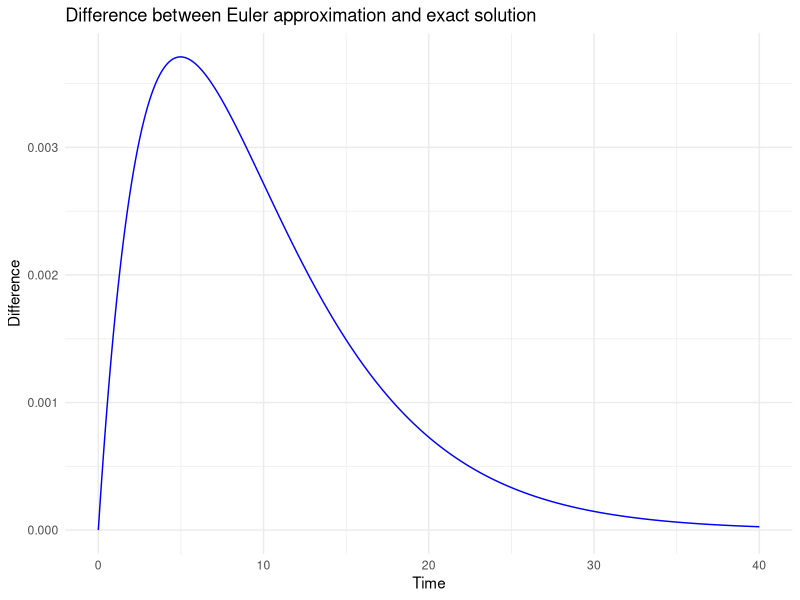
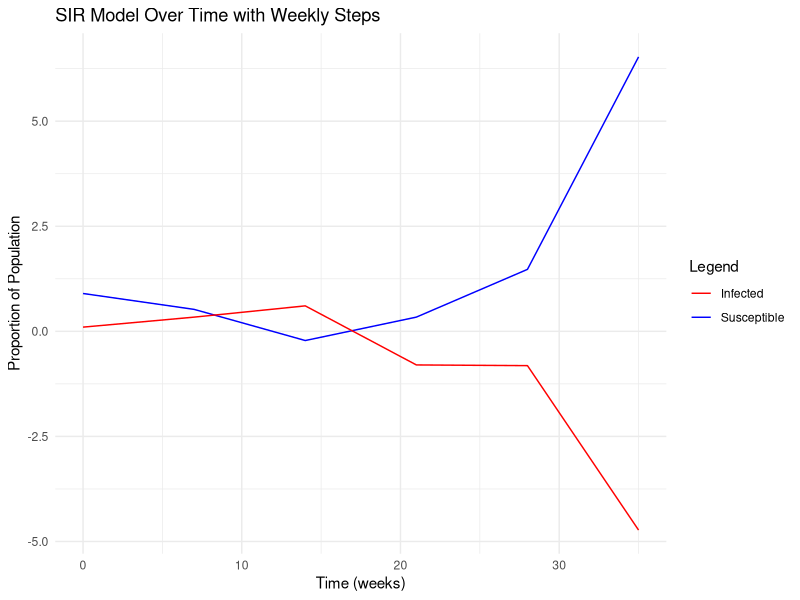
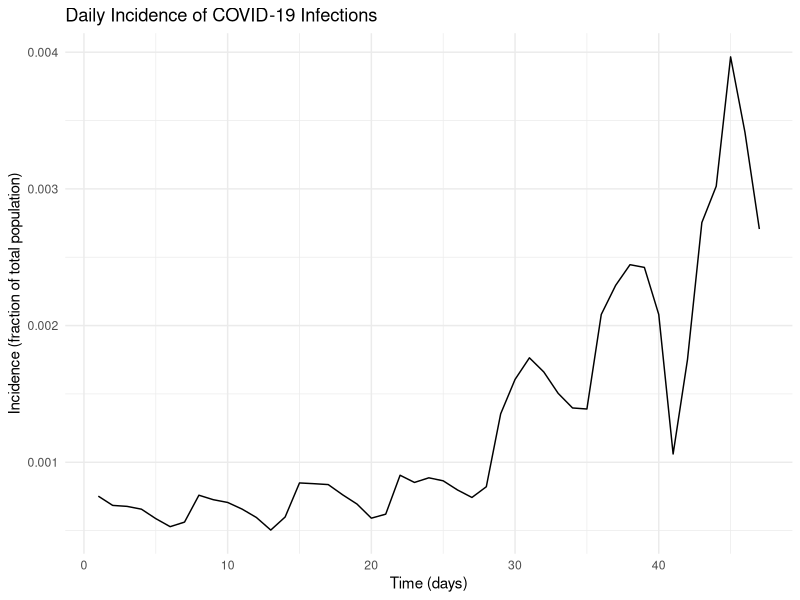
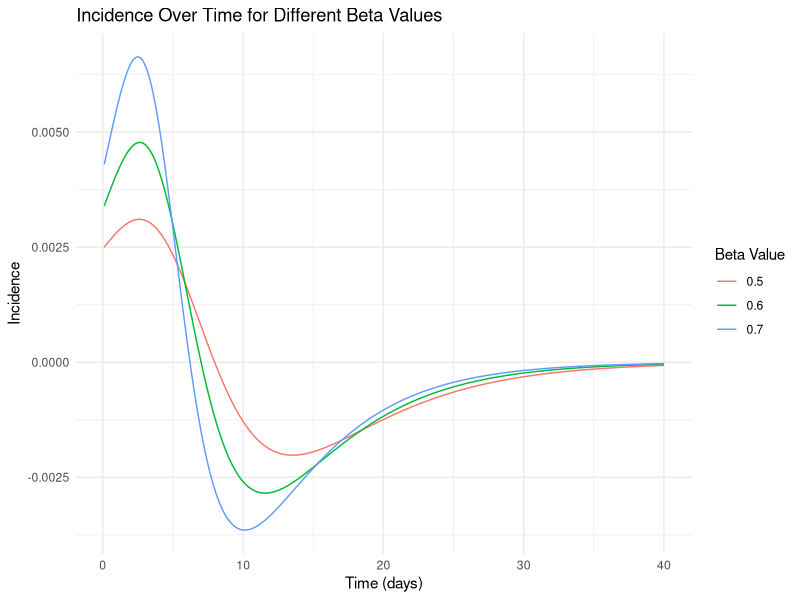
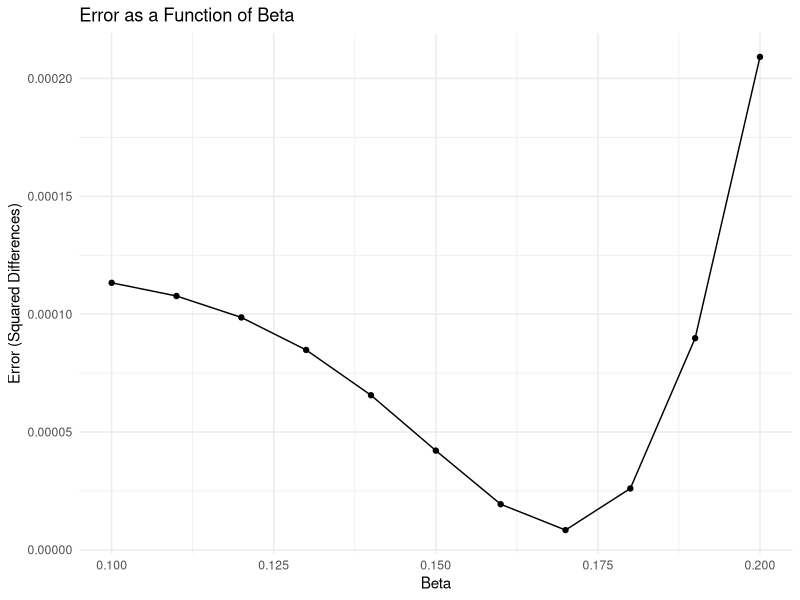
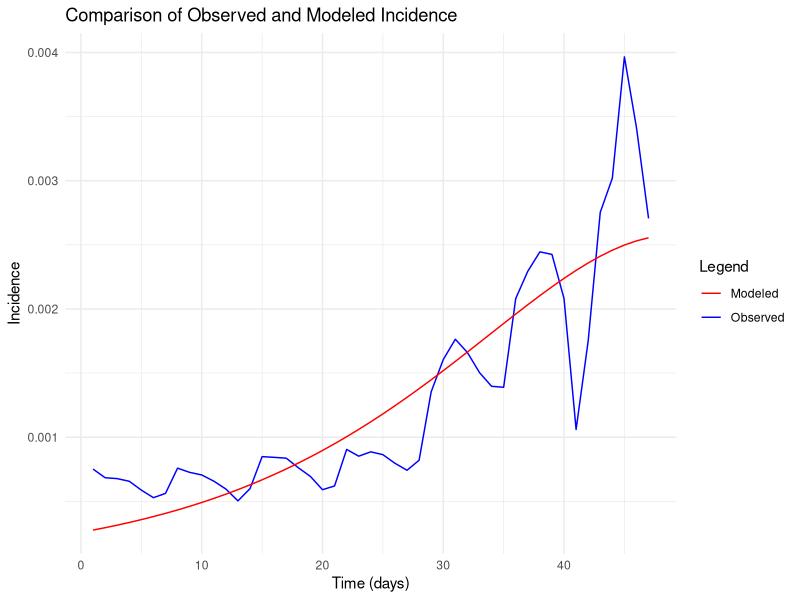
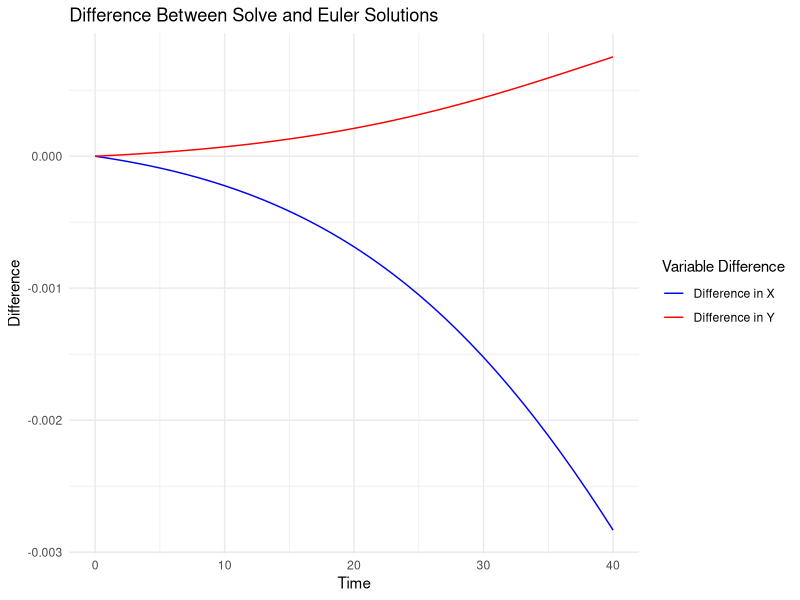
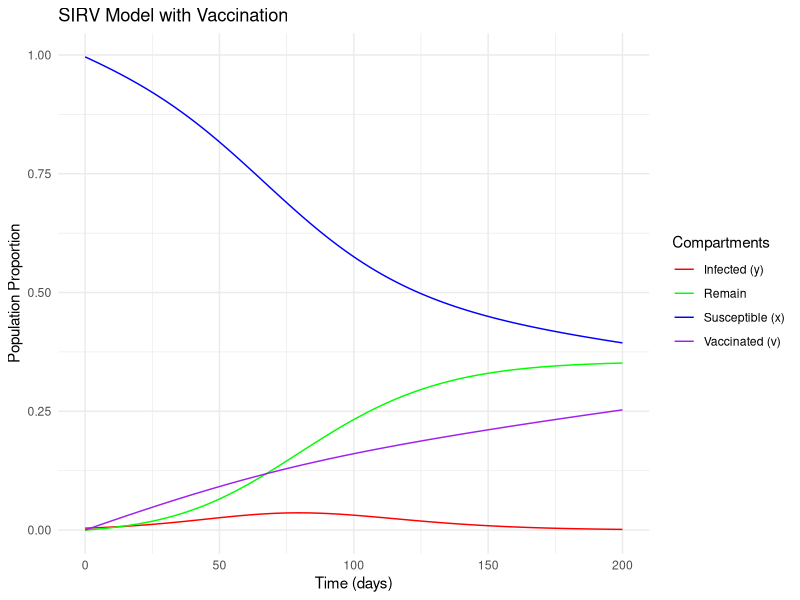

Write R code to recreate these figures, in order.
## ---- chunk 1
euler <- function(beta, gamma, x0, y0, T, h) {
  # Initialize time sequence from 0 to T with step h
  times <- seq(0, T, by = h)
  n <- length(times)
  
  # Initialize vectors
  x <- numeric(n)
  y <- numeric(n)
  
  # Initialise values
  x[1] <- x0
  y[1] <- y0
  
  # Update x & y
  for (i in 1:(n-1)) {
    x[i+1] <- x[i] - beta * x[i] * y[i] * h
    y[i+1] <- y[i] + (beta * x[i] * y[i] - gamma * y[i]) * h
  }
  
  # dataframe stores time, susceptible and infected fractions
  result <- data.frame(t = times, S = x, I = y)
  return(result)
}
result <- euler(beta = 0.6, gamma = 0.2, x0 = 0.9, y0 = 0.1, T = 40, h = 0.1)
head(result)

## ---- chunk 2
#| warning: false
library(ggplot2)
library(purrr)
library(dplyr)

# Calculate the result of euler function
result <- euler(beta = 0.6, gamma = 0.2, x0 = 0, y0 = 1, T = 40, h = 0.1)
gamma <- 0.2

# Calculate exact column
result$exact <- exp(-gamma*result$t)

# Calculate difference of exact and euler method
result$difference <- abs(result$I - result$exact)

# Plot the difference between the Euler method and the exact solution
ggplot(result, aes(x = t, y = difference)) +
  geom_line(color = "blue") +
  labs(title = "Difference between Euler approximation and exact solution",
       x = "Time",
       y = "Difference") +
  theme_minimal()
## ---- chunk 3
# Execute the SIR model
result_weekly <- euler(beta = 0.6, gamma = 0.2, x0 = 0.9, y0 = 0.1, T = 40, h = 7)

# Generate a plot that displays the time evolution of susceptible and infectious groups.
ggplot(result_weekly, aes(x = t)) +
  geom_line(aes(y = S, color = "Susceptible")) +
  geom_line(aes(y = I, color = "Infected")) +
  scale_color_manual(values = c("Susceptible" = "blue", "Infected" = "red")) +
  labs(title = "SIR Model Over Time with Weekly Steps",
       x = "Time (weeks)",
       y = "Proportion of Population",
       color = "Legend") +
  theme_minimal() 

# The nagative values are likely a result of using a large step size in Euler method, 
# as the next value of a variable is estimated based on the step size. 
# If the step size is too large, this estimation can overshoot.
## ---- chunk 4
#| warning: false
library(tidyverse)
library(lubridate)

# Load the data
omicron_data <- read.csv("omicron.csv", stringsAsFactors = FALSE)

# Process data
omicron_data$cases <- as.numeric(gsub(" ", "", omicron_data$cases))
omicron_data$t <- seq(1, nrow(omicron_data), by=1)

# Calculate the incidence as a fraction of the total population
total_population <- 56490048
omicron_data$incidence <- (omicron_data$cases / total_population)

# Plot incidence vs date 
ggplot(omicron_data, aes(x = t, y = incidence)) +
  geom_line() +
  labs(title = "Daily Incidence of COVID-19 Infections",
       x = "Time (days)",
       y = "Incidence (fraction of total population)") +
  theme_minimal()
## ---- chunk 5
incidence <- function(beta, gamma, x0, y0, T, h) {
  times <- seq(0, T, by = h)
  incidence_values <- numeric(length(times) - 1)
  
  # Initialize current state
  x <- x0
  y <- y0
  
  # Calculate the incidence at each time step
  for (k in 2:length(times)) {
    # Apply the SIR model
    x_new <- x - h * beta * x * y
    y_new <- y + h * (beta * x * y - gamma * y)
    
    # Incidence is the change in y
    incidence_values[k - 1] <- y_new - y
    
    # Update state
    x <- x_new
    y <- y_new
  }
  
  # Dataframe with time and incidence
  incidence_data <- data.frame(time = times[-1], incidence = incidence_values)
  return(incidence_data)
}

result_incidence <- incidence(beta = 0.6, gamma = 0.2, x0 = 0.9, y0 = 0.1, T = 40,
                              h = 0.1)
head(result_incidence)

## ---- chunk 6
# Define function factory to fix the values of gamma,x0,y0,T,h
function_factory <- function(gamma, x0, y0, T, h) {
  function(beta) {
    incidence(beta, gamma, x0, y0, T, h)
  }
}
specific_incidence <- function_factory(0.2, 0.9, 0.1, 40, 0.1)
# Initialize an empty data frame
plot_data <- data.frame()

# Generate data for each beta value
for (beta in c(0.5, 0.6, 0.7)) {
  beta_data <- specific_incidence(beta)
  beta_data$beta <- as.factor(beta)
  plot_data <- rbind(plot_data, beta_data)
}

# Plot the incidence for different beta values
ggplot(plot_data, aes(x = time, y = incidence, color = beta)) +
  geom_line() +
  labs(title = "Incidence Over Time for Different Beta Values",
       x = "Time (days)",
       y = "Incidence",
       color = "Beta Value") +
  theme_minimal()

## ---- chunk 7
# Reassign the actual incidence data
actual_data <- omicron_data

# Define the error function
error <- function(beta, gamma, x0, y0, data) {
  T <- max(data$t)
  h <- data$t[2] - data$t[1]
  
  # Generate model data
  model_data <- incidence(beta, gamma, x0, y0, T, h)
  
  # Compute the sum of squared differences between model and actual incidence
  squared_diffs <- sum((model_data$incidence - data$incidence)^2)
  
  return(squared_diffs)
}

# Calculate the error for the given parameters
calculated_error <- error(beta = 0.6, gamma = 0.1, x0 = 0.9, y0 = 0.1, 
                          data = actual_data)
print(calculated_error)
## ---- chunk 8
# Define a function factory
factory_error <- function(fixed_gamma, fixed_x0, fixed_y0, fixed_data) {
  function(beta) {
    return(error(beta, fixed_gamma, fixed_x0, fixed_y0, fixed_data))
  }
}

# Create a specific error function with fixed parameters
specific_error_func <- factory_error(0.1, 1 - 0.004, 0.004, actual_data)

# Define a range of beta values
beta_values <- seq(0.1, 0.2, by = 0.01)

# Compute errors for each beta value
errors <- sapply(beta_values, function(beta) specific_error_func(beta))

# Combine beta values and errors into a dataframe for plotting
error_data <- data.frame(beta = beta_values, error = errors)
ggplot(error_data, aes(x = beta, y = error)) +
  geom_line() +
  geom_point() +
  labs(title = "Error as a Function of Beta",
       x = "Beta",
       y = "Error (Squared Differences)") +
  theme_minimal()
## ---- chunk 9
# Define a function factory for finding the minimum error beta
findmin_factory <- function(gamma, x0, y0, data) {
  # Factory function to find the optimal beta within a range
  function(beta_min, beta_max, N) {
    # Generate a sequence of beta values
    betas <- seq(beta_min, beta_max, length.out = N)
    # Calculate errors for each beta value using the error function
    errors <- sapply(betas, function(beta) {
      error(beta, gamma, x0, y0, data)
    })
    min_index <- which.min(errors)
    # Return the beta value with minimum error along with the error value
    return(list(beta = betas[min_index], error = errors[min_index]))
  }
}

# Instantiate the function using the factory
findmin_error_function <- findmin_factory(gamma = 0.1, x0 = 1-0.004, y0 = 0.004, 
                                          data = actual_data)
# Execute the function to find the optimal beta value that minimizes the error
optimization_result <- findmin_error_function(beta_min = 0.1, beta_max = 0.2, N = 100)
print(optimization_result)
## ---- chunk 10
# Define the parameter with optimal beta
beta <- optimization_result$beta
gamma <- 0.1
x0 <- 1-0.004
y0 <- 0.004
t <- max(actual_data$t)
h <- actual_data$t[2] - actual_data$t[1]

# Get the data into a dataframe for plotting
comparison_data <- data.frame(
  t = omicron_data$t,
  incidence = omicron_data$incidence,
  model_incidence = incidence(beta, gamma, x0, y0, t, h)$incidence
)

# Plotting the comparison
ggplot(comparison_data, aes(x = t)) +
  geom_line(aes(y = incidence, colour = "Observed")) +
  geom_line(aes(y = model_incidence, colour = "Modeled")) +
  scale_color_manual(values = c("Observed" = "blue", "Modeled" = "red")) +
  labs(title = "Comparison of Observed and Modeled Incidence",
       x = "Time (days)",
       y = "Incidence",
       color = "Legend") +
  theme_minimal()
## ---- chunk 11
#| warning: false
library(deSolve)
# Define a function to solve the SIRV model using numerical integration
solve <- function(beta, gamma, mu, x0, y0, v0, T, h) {
  # Defines the SIRV model differential equations
  sirv_model <- function(t, state, parameters) {
    with(as.list(c(state, parameters)), {
      dx <- -beta * x * y - mu * x
      dy <- beta * x * y - gamma * y
      dv <- mu * x
      return(list(c(dx, dy, dv)))
    })
  }
  
  times <- seq(0, T, by = h)
  # Initial state of the model
  initial_state <- c(x = x0, y = y0, v = v0)
  # Parameters passed to the model
  parameters <- c(beta = beta, gamma = gamma, mu = mu)
  
  # Solving the model using the ode function from deSolve
  out <- ode(y = initial_state, times = times, func = sirv_model, parms = parameters)
  out <- as.data.frame(out)
  names(out)[2:4] <- c("x", "y", "v")
  return(out)
}

# Solve the SIRV model with mu = 0
sirv_results <- solve(beta = 0.15, gamma = 0.1, mu = 0, x0 = 1-0.004, y0 = 0.004, 
                      v0 = 0, T = 40, h = 1)

# Solve the SIR model with the given Euler method
euler_results <- euler(beta = 0.15, gamma = 0.1, x0 = 1-0.004, y0 = 0.004, T = 40, 
                       h = 1)

# Calculate differences SIRV and Euler results for susceptible and infected populations
differences <- data.frame(
  t = euler_results$t,
  dx = sirv_results$x - euler_results$S,
  dy = sirv_results$y - euler_results$I
)

# Plot the differences
ggplot(differences, aes(x = t)) +
  geom_line(aes(y = dx, color = "Difference in X")) +
  geom_line(aes(y = dy, color = "Difference in Y")) +
  labs(title = "Difference Between Solve and Euler Solutions",
       x = "Time", y = "Difference") +
  scale_color_manual(values = c("Difference in X" = "blue", "Difference in Y" = "red")) +   
  theme_minimal() +
  guides(color = guide_legend(title = "Variable Difference"))

## ---- chunk 12
sirv_results_mu <- solve(beta = 0.15, gamma = 0.1, mu = 0.002, x0 = 1-0.004, 
                         y0 = 0.004, v0 = 0, T = 200, h = 1)
# Calculate the remained population
sirv_results_mu$remain <- 1 - sirv_results_mu$x - sirv_results_mu$y - sirv_results_mu$v

# Plot the compartment within the SIRV model over time
ggplot(sirv_results_mu, aes(x = time)) +
  geom_line(aes(y = x, color = "Susceptible (x)")) +
  geom_line(aes(y = y, color = "Infected (y)")) +
  geom_line(aes(y = remain, color = "Remain")) +
  geom_line(aes(y = v, color = "Vaccinated (v)")) +
  labs(title = "SIRV Model with Vaccination",
       x = "Time (days)",
       y = "Population Proportion") +
  scale_color_manual(values = c("Susceptible (x)" = "blue", 
                                "Infected (y)" = "red",
                                "Remain" = "green",
                                "Vaccinated (v)" = "purple")) +
  theme_minimal() +
  guides(color = guide_legend(title = "Compartments"))
## ---- chunk 13
# Define vaccination rates to test, from 0 to 0.005, increasing by 0.001
mu_values <- seq(0, 0.005, by = 0.001)
# Initialize an empty dataframe to store results from each simulation
infectious_results <- data.frame()

# Loop through each vaccination rate to simulate the model
for (mu in mu_values) {
  results <- solve(beta = 0.15, gamma = 0.1, mu = mu, x0 = 1 - 0.004, y0 = 0.004, 
                   v0 = 0, T = 200, h = 1)
  results$mu <- mu
  # Combine results for all mu values into a single dataframe
  infectious_results <- rbind(infectious_results, results[, c("time", "y", "mu")])
}

# Plotting the fraction of infectious individuals for different mu values
ggplot(infectious_results, aes(x = time, y = y, color = as.factor(mu))) +
  geom_line() +
  labs(title = "Impact of Vaccination Rate on Infectious Individuals",
       x = "Time (days)",
       y = "Fraction of Infectious Individuals",
       color = "Vaccination Rate (mu)") +
  scale_color_brewer(palette = "Set1", name = "Vaccination Rate\n(mu)") +
  theme_minimal() +
  guides(color = guide_legend(title = "Vaccination Rate (mu)"))
# The graph shows that higher vaccination rates lead to fewer people getting infected and 
# can delay the outbreak's peak. This suggests vaccinations are effective in controlling
# the spread of infectious diseases.
